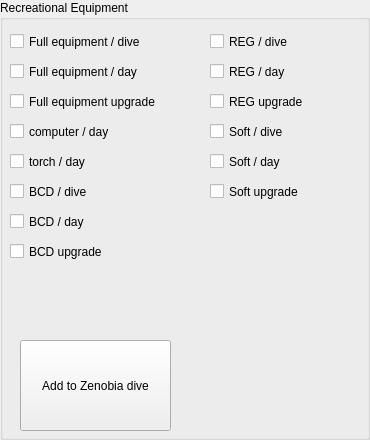
                     <widget class="QGroupBox" name="groupBox_10">
                      <property name="title">
                       <string>Recreational Equipment</string>
                      </property>
                      <widget class="QCheckBox" name="z_soft_dive_check">
                       <property name="geometry">
                        <rect>
                         <x>210</x>
                         <y>120</y>
                         <width>101</width>
                         <height>23</height>
                        </rect>
                       </property>
                       <property name="text">
                        <string>Soft / dive</string>
                       </property>
                      </widget>
                      <widget class="QCheckBox" name="z_torch_check">
                       <property name="geometry">
                        <rect>
                         <x>10</x>
                         <y>150</y>
                         <width>151</width>
                         <height>23</height>
                        </rect>
                       </property>
                       <property name="text">
                        <string>torch / day</string>
                       </property>
                      </widget>
                      <widget class="QCheckBox" name="z_full_equip_dive_check">
                       <property name="geometry">
                        <rect>
                         <x>10</x>
                         <y>30</y>
                         <width>171</width>
                         <height>23</height>
                        </rect>
                       </property>
                       <property name="text">
                        <string>Full equipment / dive</string>
                       </property>
                      </widget>
                      <widget class="QCheckBox" name="z_reg_dive_check">
                       <property name="geometry">
                        <rect>
                         <x>210</x>
                         <y>30</y>
                         <width>111</width>
                         <height>23</height>
                        </rect>
                       </property>
                       <property name="text">
                        <string>REG / dive</string>
                       </property>
                      </widget>
                      <widget class="QCheckBox" name="z_reg_upgrade_check">
                       <property name="geometry">
                        <rect>
                         <x>210</x>
                         <y>90</y>
                         <width>131</width>
                         <height>23</height>
                        </rect>
                       </property>
                       <property name="text">
                        <string>REG upgrade</string>
                       </property>
                      </widget>
                      <widget class="QCheckBox" name="z_full_equip_day_check">
                       <property name="geometry">
                        <rect>
                         <x>10</x>
                         <y>60</y>
                         <width>161</width>
                         <height>23</height>
                        </rect>
                       </property>
                       <property name="text">
                        <string>Full equipment / day</string>
                       </property>
                      </widget>
                      <widget class="QCheckBox" name="z_computer_check">
                       <property name="geometry">
                        <rect>
                         <x>10</x>
                         <y>120</y>
                         <width>161</width>
                         <height>23</height>
                        </rect>
                       </property>
                       <property name="text">
                        <string>computer / day</string>
                       </property>
                      </widget>
                      <widget class="QCheckBox" name="z_bcd_dive_check">
                       <property name="geometry">
                        <rect>
                         <x>10</x>
                         <y>180</y>
                         <width>131</width>
                         <height>23</height>
                        </rect>
                       </property>
                       <property name="text">
                        <string>BCD / dive</string>
                       </property>
                      </widget>
                      <widget class="QCheckBox" name="z_bcd_day_check">
                       <property name="geometry">
                        <rect>
                         <x>10</x>
                         <y>210</y>
                         <width>121</width>
                         <height>23</height>
                        </rect>
                       </property>
                       <property name="text">
                        <string>BCD / day</string>
                       </property>
                      </widget>
                      <widget class="QCheckBox" name="z_full_equip_upgrade_check">
                       <property name="geometry">
                        <rect>
                         <x>10</x>
                         <y>90</y>
                         <width>181</width>
                         <height>23</height>
                        </rect>
                       </property>
                       <property name="text">
                        <string>Full equipment upgrade</string>
                       </property>
                      </widget>
                      <widget class="QCheckBox" name="z_soft_upgrade_check">
                       <property name="geometry">
                        <rect>
                         <x>210</x>
                         <y>180</y>
                         <width>151</width>
                         <height>23</height>
                        </rect>
                       </property>
                       <property name="text">
                        <string>Soft upgrade</string>
                       </property>
                      </widget>
                      <widget class="QCheckBox" name="z_soft_day_check">
                       <property name="geometry">
                        <rect>
                         <x>210</x>
                         <y>150</y>
                         <width>90</width>
                         <height>23</height>
                        </rect>
                       </property>
                       <property name="text">
                        <string>Soft / day</string>
                       </property>
                      </widget>
                      <widget class="QCheckBox" name="z_bcd_upgrade_check">
                       <property name="geometry">
                        <rect>
                         <x>10</x>
                         <y>240</y>
                         <width>131</width>
                         <height>23</height>
                        </rect>
                       </property>
                       <property name="text">
                        <string>BCD upgrade</string>
                       </property>
                      </widget>
                      <widget class="QCheckBox" name="z_reg_day_check">
                       <property name="geometry">
                        <rect>
                         <x>210</x>
                         <y>60</y>
                         <width>111</width>
                         <height>23</height>
                        </rect>
                       </property>
                       <property name="text">
                        <string>REG / day</string>
                       </property>
                      </widget>
                      <widget class="QPushButton" name="z_add_to_dive_button">
                       <property name="geometry">
                        <rect>
                         <x>20</x>
                         <y>340</y>
                         <width>151</width>
                         <height>91</height>
                        </rect>
                       </property>
                       <property name="text">
                        <string>Add to Zenobia dive</string>
                       </property>
                      </widget>
                     </widget>
